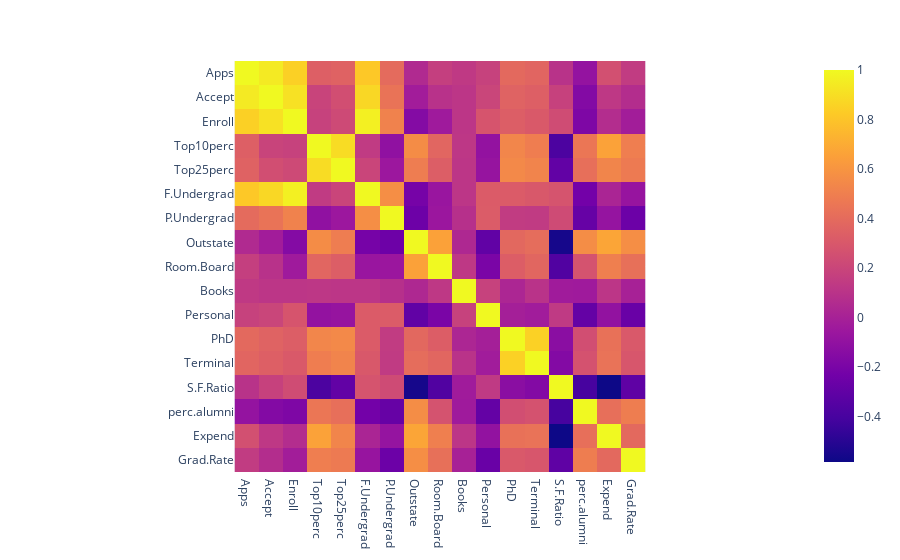

The notebook cell saved with this chart:
### Markdown cell above
17.ใช้ plotly สร้าง Correlation HeatMap

### Code cell
fig = px.imshow(df.corr())
fig.show()

### Figure 1 — Plotly figure (JSON) as saved in the notebook; plotly's stock layout.template omitted (floating-point values rounded to 4 significant figures; data arrays with more than 128 entries replaced by an {"elided": "..."} marker saying what was removed)
{"data": [{"coloraxis": "coloraxis", "hovertemplate": "x: %{x}<br>y: %{y}<br>color: %{z}<extra></extra>", "type": "heatmap", "x": ["Apps", "Accept", "Enroll", "Top10perc", "Top25perc", "F.Undergrad", "P.Undergrad", "Outstate", "Room.Board", "Books", "Personal", "PhD", "Terminal", "S.F.Ratio", "perc.alumni", "Expend", "Grad.Rate"], "y": ["Apps", "Accept", "Enroll", "Top10perc", "Top25perc", "F.Undergrad", "P.Undergrad", "Outstate", "Room.Board", "Books", "Personal", "PhD", "Terminal", "S.F.Ratio", "perc.alumni", "Expend", "Grad.Rate"], "z": {"elided": "17x17 float values"}}], "layout": {"coloraxis": {"colorscale": [[0, "#0d0887"], [0.1111, "#46039f"], [0.2222, "#7201a8"], [0.3333, "#9c179e"], [0.4444, "#bd3786"], [0.5556, "#d8576b"], [0.6667, "#ed7953"], [0.7778, "#fb9f3a"], [0.8889, "#fdca26"], [1, "#f0f921"]]}, "margin": {"t": 60}, "xaxis": {"constrain": "domain", "scaleanchor": "y"}, "yaxis": {"autorange": "reversed", "constrain": "domain"}}}
